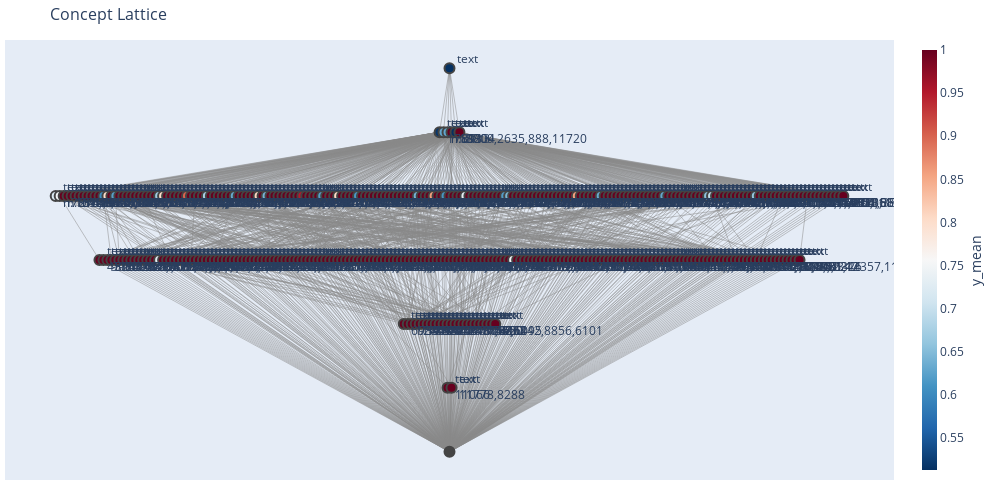

The notebook cell saved with this chart:
### Code cell
fig

### Figure 1 — Plotly figure (JSON) as saved in the notebook; plotly's stock layout.template omitted (floating-point values rounded to 4 significant figures; data arrays with more than 128 entries replaced by an {"elided": "..."} marker saying what was removed)
{"data": [{"hoverinfo": "none", "line": {"color": "#888", "width": 0.5}, "mode": "lines", "type": "scatter", "x": {"elided": "3540 float values"}, "y": {"elided": "3540 int values"}}, {"hoverinfo": "text", "hovertext": {"elided": "410 str values"}, "marker": {"color": {"elided": "410 float values"}, "colorbar": {"thickness": 15, "title": {"side": "right", "text": "y_mean"}, "xanchor": "left"}, "colorscale": [[0, "rgb(103,0,31)"], [0.1, "rgb(178,24,43)"], [0.2, "rgb(214,96,77)"], [0.3, "rgb(244,165,130)"], [0.4, "rgb(253,219,199)"], [0.5, "rgb(247,247,247)"], [0.6, "rgb(209,229,240)"], [0.7, "rgb(146,197,222)"], [0.8, "rgb(67,147,195)"], [0.9, "rgb(33,102,172)"], [1, "rgb(5,48,97)"]], "line": {"width": 2}, "reversescale": true, "showscale": true, "size": 10}, "mode": "markers+text", "text": {"elided": "410 str values"}, "textposition": "middle right", "type": "scatter", "x": {"elided": "410 float values"}, "y": {"elided": "410 int values"}}], "layout": {"height": 500, "hovermode": "closest", "margin": {"b": 20, "l": 5, "r": 5, "t": 40}, "showlegend": false, "title": {"font": {"size": 16}, "text": "Concept Lattice"}, "width": 1000, "xaxis": {"showgrid": false, "showticklabels": false, "zeroline": false}, "yaxis": {"showgrid": false, "showticklabels": false, "zeroline": false}}}
